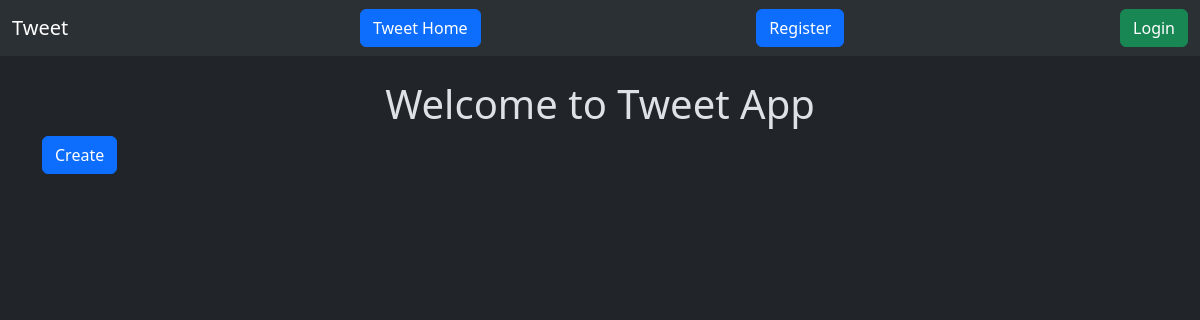
The page /tweet/ on the database as committed earlier.
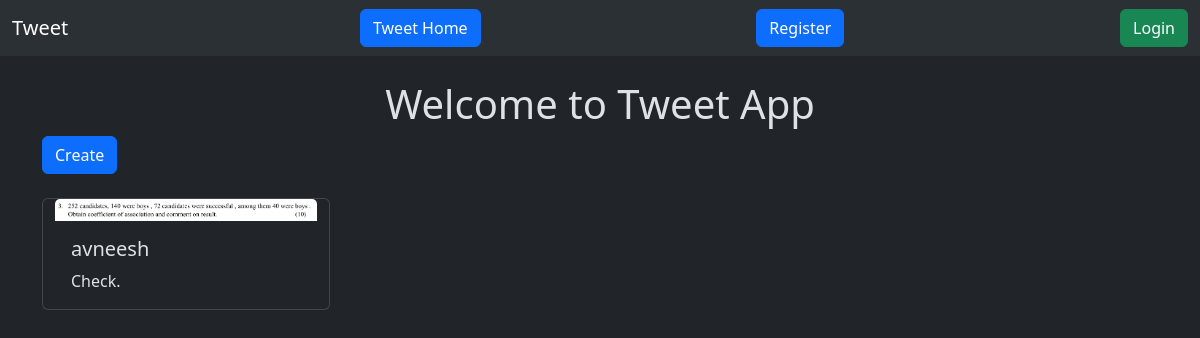
The same page on the database as committed later.
### tweet/models.py (models this page shows, shortened)
class Tweet(models.Model):
    user = models.ForeignKey(User, on_delete=models.CASCADE)
    text = models.TextField(max_length=500)
    photo = models.ImageField(upload_to='tweet/photos', blank=True , null= True)
    created_at = models.DateTimeField(auto_now_add=True)
    modified_at = models.DateTimeField(auto_now=True)

### tweet/views.py (the view)
# urls.py: path('', views.tweet_list , name="tweet_list"),
def tweet_list(request):
    tweets = Tweet.objects.all().order_by('-created_at')
    return render(request , 'tweet_list.html', {'tweets' : tweets})

### tweet/templates/tweet_list.html (shortened to what this page needs)
{% extends "base.html" %}
{% block content %}
    <h1 class="text-center mt-4"> Welcome to Tweet App</h1>
    <a href="{% url "tweet_create" %}" class="btn btn-primary"> Create </a>
    <div class="container row gap-3 mt-4">
        {% for tweet in tweets  %}
        <div class="card" style="width: 18rem;">
          {% if tweet.photo %}
            <img src="{{ tweet.photo.url }}" class="card-img-top" alt="...">
            {% endif %}
            <div class="card-body">
              <h5 class="card-title">{{tweet.user.username}}</h5>
              <p class="card-text">{{tweet.text}}</p>
            </div>
          </div>
        {% endfor %}
    </div>
{% endblock content %}

Rows that differ between the two databases and show on the page:
added Tweet: photo (picture), user.username "avneesh", text "Check."
